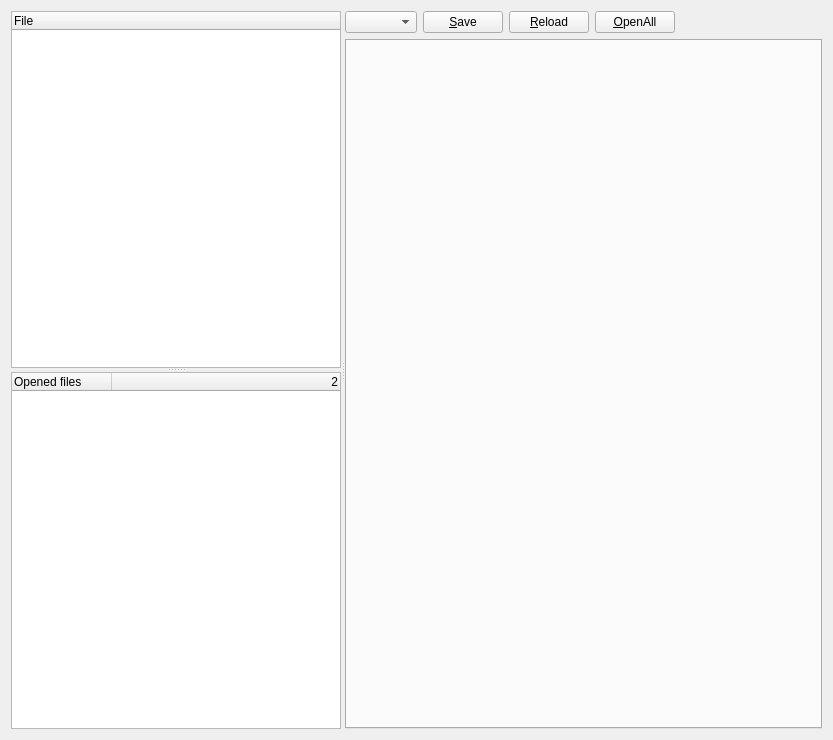
<?xml version="1.0" encoding="UTF-8"?>
<ui version="4.0">
 <class>InputViewer</class>
 <widget class="QWidget" name="InputViewer">
  <property name="geometry">
   <rect>
    <x>0</x>
    <y>0</y>
    <width>833</width>
    <height>740</height>
   </rect>
  </property>
  <property name="windowTitle">
   <string>Form</string>
  </property>
  <layout class="QVBoxLayout" name="verticalLayout_2">
   <item>
    <widget class="QSplitter" name="splitterH">
     <property name="orientation">
      <enum>Qt::Horizontal</enum>
     </property>
     <widget class="QSplitter" name="splitter">
      <property name="orientation">
       <enum>Qt::Vertical</enum>
      </property>
      <widget class="QTreeWidget" name="treeWidgetFiles">
       <property name="sizePolicy">
        <sizepolicy hsizetype="Preferred" vsizetype="Expanding">
         <horstretch>0</horstretch>
         <verstretch>0</verstretch>
        </sizepolicy>
       </property>
       <column>
        <property name="text">
         <string>File</string>
        </property>
       </column>
      </widget>
      <widget class="QTreeWidget" name="treeWidgetOpenedFiles">
       <property name="columnCount">
        <number>2</number>
       </property>
       <column>
        <property name="text">
         <string>Opened files</string>
        </property>
       </column>
       <column>
        <property name="text">
         <string/>
        </property>
        <property name="textAlignment">
         <set>AlignTrailing|AlignVCenter</set>
        </property>
       </column>
      </widget>
     </widget>
     <widget class="QWidget" name="layoutWidget">
      <layout class="QVBoxLayout" name="verticalLayout">
       <item>
        <layout class="QHBoxLayout" name="horizontalLayout">
         <item>
          <widget class="QComboBox" name="comboBoxSlectFile">
           <property name="sizeAdjustPolicy">
            <enum>QComboBox::AdjustToContents</enum>
           </property>
          </widget>
         </item>
         <item>
          <widget class="QPushButton" name="pushButton">
           <property name="text">
            <string>&amp;Save</string>
           </property>
          </widget>
         </item>
         <item>
          <widget class="QPushButton" name="pushButton_2">
           <property name="text">
            <string>&amp;Reload</string>
           </property>
          </widget>
         </item>
         <item>
          <widget class="QPushButton" name="pushButton_3">
           <property name="text">
            <string>&amp;OpenAll</string>
           </property>
          </widget>
         </item>
         <item>
          <spacer name="horizontalSpacer">
           <property name="orientation">
            <enum>Qt::Horizontal</enum>
           </property>
           <property name="sizeHint" stdset="0">
            <size>
             <width>40</width>
             <height>20</height>
            </size>
           </property>
          </spacer>
         </item>
        </layout>
       </item>
       <item>
        <widget class="QTabWidget" name="tabWidget">
         <property name="enabled">
          <bool>true</bool>
         </property>
         <property name="currentIndex">
          <number>-1</number>
         </property>
         <property name="tabsClosable">
          <bool>true</bool>
         </property>
         <property name="movable">
          <bool>true</bool>
         </property>
        </widget>
       </item>
      </layout>
     </widget>
    </widget>
   </item>
  </layout>
 </widget>
 <tabstops>
  <tabstop>treeWidgetFiles</tabstop>
  <tabstop>pushButton</tabstop>
  <tabstop>pushButton_2</tabstop>
  <tabstop>pushButton_3</tabstop>
  <tabstop>tabWidget</tabstop>
 </tabstops>
 <resources/>
 <connections>
  <connection>
   <sender>pushButton</sender>
   <signal>pressed()</signal>
   <receiver>InputViewer</receiver>
   <slot>saveCurrentFile()</slot>
   <hints>
    <hint type="sourcelabel">
     <x>395</x>
     <y>29</y>
    </hint>
    <hint type="destinationlabel">
     <x>397</x>
     <y>3</y>
    </hint>
   </hints>
  </connection>
  <connection>
   <sender>pushButton_2</sender>
   <signal>pressed()</signal>
   <receiver>InputViewer</receiver>
   <slot>reloadCurrentFile()</slot>
   <hints>
    <hint type="sourcelabel">
     <x>481</x>
     <y>32</y>
    </hint>
    <hint type="destinationlabel">
     <x>480</x>
     <y>5</y>
    </hint>
   </hints>
  </connection>
  <connection>
   <sender>pushButton_3</sender>
   <signal>pressed()</signal>
   <receiver>InputViewer</receiver>
   <slot>openAllFiles()</slot>
   <hints>
    <hint type="sourcelabel">
     <x>567</x>
     <y>28</y>
    </hint>
    <hint type="destinationlabel">
     <x>572</x>
     <y>2</y>
    </hint>
   </hints>
  </connection>
 </connections>
 <slots>
  <slot>saveCurrentFile()</slot>
  <slot>reloadCurrentFile()</slot>
  <slot>openAllFiles()</slot>
 </slots>
</ui>
